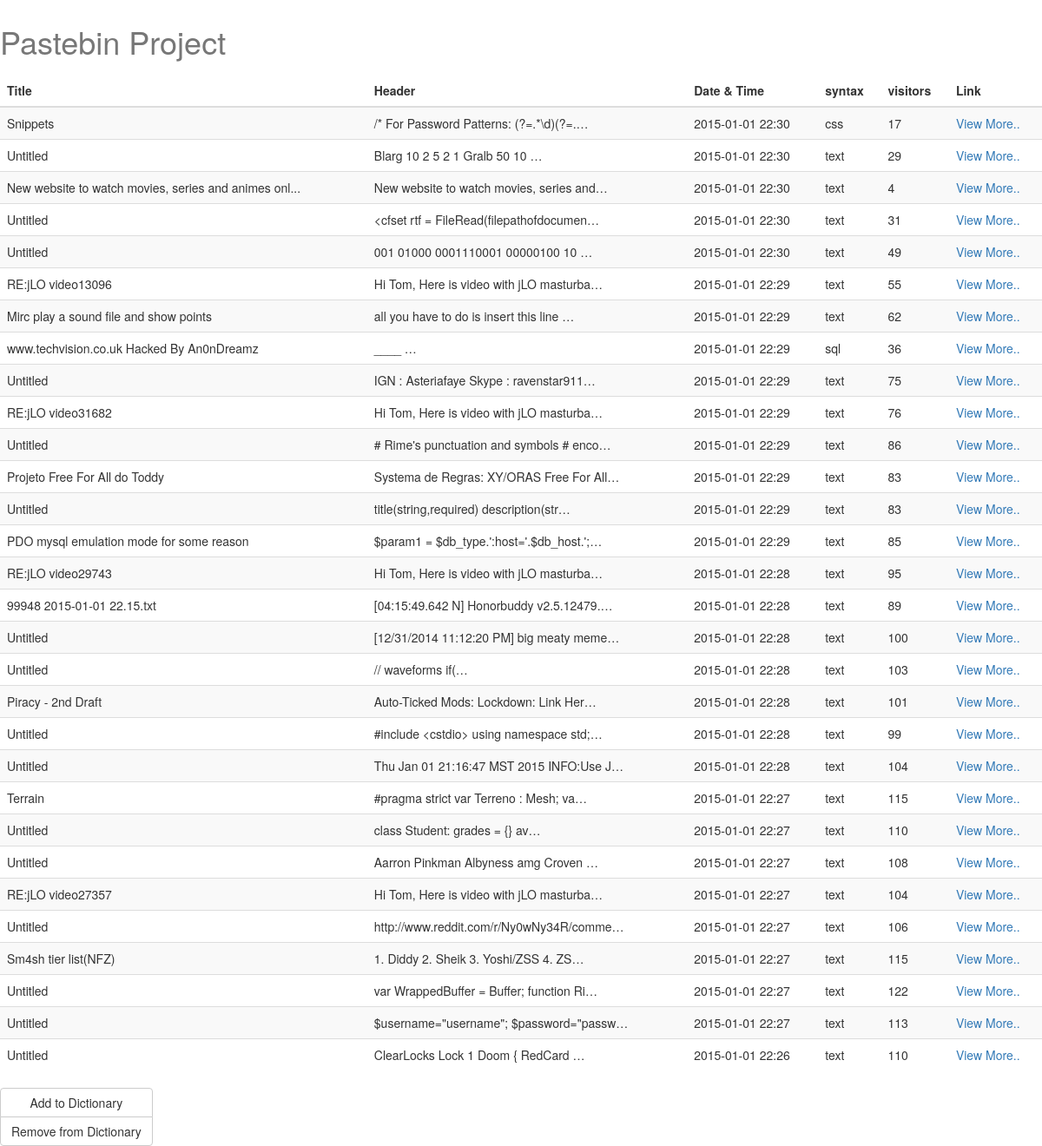
The page /home on the database its author committed.
### main/models.py (models this page shows, shortened)
class pastebin_log(models.Model):
    datetime= models.DateTimeField()
    title   = models.CharField(max_length=255)
    url     = models.CharField(max_length=255)
    syntax  = models.CharField(max_length=255)
    content = models.TextField()
    visitors= models.IntegerField()
    def get_url(self):
        return "%s/%s" %(WEBSITE, self.url)

### main/views.py (the view)
# urls.py: url(r'^home$', 'main.views.main'),
def main(request):
    c = dict()
    pastes = pastebin_log.objects.all().order_by('-datetime')[:30]
    c['pastes'] = pastes
    return render_to_response('main.html', c , context_instance=RequestContext(request) )

### templates/main.html (shortened to what this page needs)
<!DOCTYPE html>
<html>
<head>
   <link href="/static/css/bootstrap.min.css" rel="stylesheet">
</head>
<body>
<table class="table table-striped">
   <caption><h1>Pastebin Project</h1></caption>
   <thead>
      <tr>
         <th>Title</th>
         <th>Header</th>
         <th>Date & Time</th>
         <th>syntax</th>
         <th>visitors</th>
         <th>Link</th>
      </tr>
   </thead>
   <tbody>
      {% for p in pastes %}
      <tr>
         <td>{{ p.title }}</td>
         <td>{{ p.content|truncatechars:40 }}</td>
         <td>{{ p.datetime|date:"Y-m-d H:i" }}</td>
         <td>{{ p.syntax }}</td>
         <td>{{ p.visitors }}</td>
         <td><a href="{{ p.get_url }}" target="_blank">View More..</a></td>
      </tr>
      {% endfor %}
   </tbody>
</table>
<div class="btn-group-vertical">
  <button type="button" class="btn btn-default">Add to Dictionary</button>
  <button type="button" class="btn btn-default">Remove from Dictionary</button>
</div>
</body>
</html>

### rows shown on the page
pastebin_log: title "Snippets", content "/* For Password Patterns: (?=.*\\d)(?=.…", datetime "2015-01-01 22:30", syntax "css", visitors "17"
pastebin_log: title "Untitled", content "Blarg 10 2 5 2 1 Gralb 50 10 …", datetime "2015-01-01 22:30", syntax "text", visitors "29"
pastebin_log: title "New website to watch movies, series and animes onl...", content "New website to watch movies, series and…", datetime "2015-01-01 22:30", syntax "text", visitors "4"
pastebin_log: title "Untitled", content "<cfset rtf = FileRead(filepathofdocumen…", datetime "2015-01-01 22:30", syntax "text", visitors "31"
pastebin_log: title "Untitled", content "001 01000 0001110001 00000100 10 …", datetime "2015-01-01 22:30", syntax "text", visitors "49"
pastebin_log: title "RE:jLO video13096", content "Hi Tom, Here is video with jLO masturba…", datetime "2015-01-01 22:29", syntax "text", visitors "55"
pastebin_log: title "Mirc play a sound file and show points", content "all you have to do is insert this line …", datetime "2015-01-01 22:29", syntax "text", visitors "62"
pastebin_log: title "www.techvision.co.uk Hacked By An0nDreamz", content "____ …", datetime "2015-01-01 22:29", syntax "sql", visitors "36"
pastebin_log: title "Untitled", content "IGN : Asteriafaye Skype : ravenstar911…", datetime "2015-01-01 22:29", syntax "text", visitors "75"
pastebin_log: title "RE:jLO video31682", content "Hi Tom, Here is video with jLO masturba…", datetime "2015-01-01 22:29", syntax "text", visitors "76"
pastebin_log: title "Untitled", content "# Rime's punctuation and symbols # enco…", datetime "2015-01-01 22:29", syntax "text", visitors "86"
pastebin_log: title "Projeto Free For All do Toddy", content "Systema de Regras: XY/ORAS Free For All…", datetime "2015-01-01 22:29", syntax "text", visitors "83"
pastebin_log: title "Untitled", content "title(string,required) description(str…", datetime "2015-01-01 22:29", syntax "text", visitors "83"
pastebin_log: title "PDO mysql emulation mode for some reason", content "$param1 = $db_type.':host='.$db_host.';…", datetime "2015-01-01 22:29", syntax "text", visitors "85"
pastebin_log: title "RE:jLO video29743", content "Hi Tom, Here is video with jLO masturba…", datetime "2015-01-01 22:28", syntax "text", visitors "95"
pastebin_log: title "99948 2015-01-01 22.15.txt", content "[04:15:49.642 N] Honorbuddy v2.5.12479.…", datetime "2015-01-01 22:28", syntax "text", visitors "89"
pastebin_log: title "Untitled", content "[12/31/2014 11:12:20 PM] big meaty meme…", datetime "2015-01-01 22:28", syntax "text", visitors "100"
pastebin_log: title "Untitled", content "// waveforms if(…", datetime "2015-01-01 22:28", syntax "text", visitors "103"
pastebin_log: title "Piracy - 2nd Draft", content "Auto-Ticked Mods: Lockdown: Link Her…", datetime "2015-01-01 22:28", syntax "text", visitors "101"
pastebin_log: title "Untitled", content "#include <cstdio> using namespace std;…", datetime "2015-01-01 22:28", syntax "text", visitors "99"
pastebin_log: title "Untitled", content "Thu Jan 01 21:16:47 MST 2015 INFO:Use J…", datetime "2015-01-01 22:28", syntax "text", visitors "104"
pastebin_log: title "Terrain", content "#pragma strict var Terreno : Mesh; va…", datetime "2015-01-01 22:27", syntax "text", visitors "115"
pastebin_log: title "Untitled", content "class Student: grades = {} av…", datetime "2015-01-01 22:27", syntax "text", visitors "110"
pastebin_log: title "Untitled", content "Aarron Pinkman Albyness amg Croven …", datetime "2015-01-01 22:27", syntax "text", visitors "108"
pastebin_log: title "RE:jLO video27357", content "Hi Tom, Here is video with jLO masturba…", datetime "2015-01-01 22:27", syntax "text", visitors "104"
pastebin_log: title "Untitled", content "http://www.reddit.com/r/Ny0wNy34R/comme…", datetime "2015-01-01 22:27", syntax "text", visitors "106"
pastebin_log: title "Sm4sh tier list(NFZ)", content "1. Diddy 2. Sheik 3. Yoshi/ZSS 4. ZS…", datetime "2015-01-01 22:27", syntax "text", visitors "115"
pastebin_log: title "Untitled", content "var WrappedBuffer = Buffer; function Ri…", datetime "2015-01-01 22:27", syntax "text", visitors "122"
pastebin_log: title "Untitled", content "$username=\"username\"; $password=\"passw…", datetime "2015-01-01 22:27", syntax "text", visitors "113"
pastebin_log: title "Untitled", content "ClearLocks Lock 1 Doom { RedCard …", datetime "2015-01-01 22:26", syntax "text", visitors "110"
